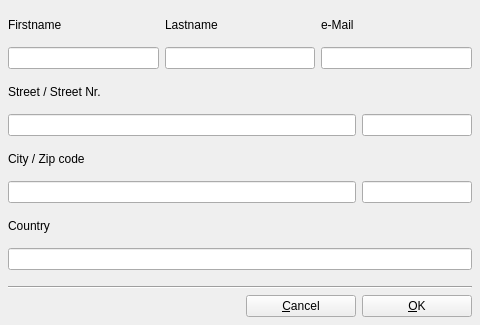
<?xml version="1.0" encoding="UTF-8"?>
<ui version="4.0">
 <class>UiDatabaseUserDetails</class>
 <widget class="QDialog" name="UiDatabaseUserDetails">
  <property name="geometry">
   <rect>
    <x>0</x>
    <y>0</y>
    <width>480</width>
    <height>325</height>
   </rect>
  </property>
  <property name="minimumSize">
   <size>
    <width>480</width>
    <height>325</height>
   </size>
  </property>
  <property name="maximumSize">
   <size>
    <width>480</width>
    <height>325</height>
   </size>
  </property>
  <property name="windowTitle">
   <string>User details</string>
  </property>
  <property name="windowIcon">
   <iconset resource="../../resource/dmsystem.qrc">
    <normaloff>:/users</normaloff>:/users</iconset>
  </property>
  <layout class="QVBoxLayout" name="verticalLayoutDatabaseUserDetails">
   <property name="margin">
    <number>8</number>
   </property>
   <item>
    <layout class="QHBoxLayout" name="horizontalLayoutNames">
     <item>
      <layout class="QVBoxLayout" name="verticalLayoutFirstname">
       <item>
        <widget class="QLabel" name="labelFirstname">
         <property name="text">
          <string>Firstname</string>
         </property>
         <property name="buddy">
          <cstring>mLineEditFirstname</cstring>
         </property>
        </widget>
       </item>
       <item>
        <widget class="QLineEdit" name="mLineEditFirstname"/>
       </item>
      </layout>
     </item>
     <item>
      <layout class="QVBoxLayout" name="verticalLayoutLastname">
       <item>
        <widget class="QLabel" name="labelLastname">
         <property name="text">
          <string>Lastname</string>
         </property>
         <property name="buddy">
          <cstring>mLineEditLastname</cstring>
         </property>
        </widget>
       </item>
       <item>
        <widget class="QLineEdit" name="mLineEditLastname"/>
       </item>
      </layout>
     </item>
     <item>
      <layout class="QVBoxLayout" name="verticalLayoutEMail">
       <item>
        <widget class="QLabel" name="labelEMail">
         <property name="text">
          <string>e-Mail</string>
         </property>
         <property name="buddy">
          <cstring>mLineEditEMail</cstring>
         </property>
        </widget>
       </item>
       <item>
        <widget class="QLineEdit" name="mLineEditEMail"/>
       </item>
      </layout>
     </item>
    </layout>
   </item>
   <item>
    <layout class="QVBoxLayout" name="verticalLayoutStreet">
     <item>
      <widget class="QLabel" name="labelStreet">
       <property name="text">
        <string>Street / Street Nr.</string>
       </property>
       <property name="buddy">
        <cstring>mLineEditStreet</cstring>
       </property>
      </widget>
     </item>
     <item>
      <layout class="QHBoxLayout" name="horizontalLayoutStreet">
       <item>
        <widget class="QLineEdit" name="mLineEditStreet"/>
       </item>
       <item>
        <widget class="QLineEdit" name="mLineEditStreetNumber">
         <property name="maximumSize">
          <size>
           <width>110</width>
           <height>16777215</height>
          </size>
         </property>
        </widget>
       </item>
      </layout>
     </item>
    </layout>
   </item>
   <item>
    <layout class="QVBoxLayout" name="verticalLayoutCity">
     <item>
      <widget class="QLabel" name="labelCity">
       <property name="text">
        <string>City / Zip code</string>
       </property>
       <property name="buddy">
        <cstring>mLineEditCity</cstring>
       </property>
      </widget>
     </item>
     <item>
      <layout class="QHBoxLayout" name="horizontalLayoutCity">
       <item>
        <widget class="QLineEdit" name="mLineEditCity"/>
       </item>
       <item>
        <widget class="QLineEdit" name="mLineEditZipCode">
         <property name="maximumSize">
          <size>
           <width>110</width>
           <height>16777215</height>
          </size>
         </property>
        </widget>
       </item>
      </layout>
     </item>
    </layout>
   </item>
   <item>
    <layout class="QVBoxLayout" name="verticalLayoutCountry">
     <item>
      <widget class="QLabel" name="labelCountry">
       <property name="text">
        <string>Country</string>
       </property>
       <property name="buddy">
        <cstring>mLineEditCountry</cstring>
       </property>
      </widget>
     </item>
     <item>
      <widget class="QLineEdit" name="mLineEditCountry"/>
     </item>
    </layout>
   </item>
   <item>
    <spacer name="verticalSpacerDatabaseUserDetails">
     <property name="orientation">
      <enum>Qt::Vertical</enum>
     </property>
     <property name="sizeType">
      <enum>QSizePolicy::Fixed</enum>
     </property>
     <property name="sizeHint" stdset="0">
      <size>
       <width>20</width>
       <height>10</height>
      </size>
     </property>
    </spacer>
   </item>
   <item>
    <widget class="Line" name="lineSplitter">
     <property name="orientation">
      <enum>Qt::Horizontal</enum>
     </property>
    </widget>
   </item>
   <item>
    <layout class="QHBoxLayout" name="horizontalLayoutButton">
     <item>
      <spacer name="horizontalSpacerButton">
       <property name="orientation">
        <enum>Qt::Horizontal</enum>
       </property>
       <property name="sizeHint" stdset="0">
        <size>
         <width>40</width>
         <height>20</height>
        </size>
       </property>
      </spacer>
     </item>
     <item>
      <widget class="QPushButton" name="mButtonCancel">
       <property name="minimumSize">
        <size>
         <width>110</width>
         <height>0</height>
        </size>
       </property>
       <property name="text">
        <string>&amp;Cancel</string>
       </property>
       <property name="icon">
        <iconset resource="../../resource/dmsystem.qrc">
         <normaloff>:/error</normaloff>:/error</iconset>
       </property>
       <property name="autoDefault">
        <bool>false</bool>
       </property>
      </widget>
     </item>
     <item>
      <widget class="QPushButton" name="mButtonOk">
       <property name="minimumSize">
        <size>
         <width>110</width>
         <height>0</height>
        </size>
       </property>
       <property name="text">
        <string>&amp;OK</string>
       </property>
       <property name="icon">
        <iconset resource="../../resource/dmsystem.qrc">
         <normaloff>:/ok</normaloff>:/ok</iconset>
       </property>
       <property name="autoDefault">
        <bool>false</bool>
       </property>
      </widget>
     </item>
    </layout>
   </item>
  </layout>
 </widget>
 <tabstops>
  <tabstop>mLineEditFirstname</tabstop>
  <tabstop>mLineEditLastname</tabstop>
  <tabstop>mLineEditEMail</tabstop>
  <tabstop>mLineEditStreet</tabstop>
  <tabstop>mLineEditStreetNumber</tabstop>
  <tabstop>mLineEditCity</tabstop>
  <tabstop>mLineEditZipCode</tabstop>
  <tabstop>mLineEditCountry</tabstop>
  <tabstop>mButtonOk</tabstop>
  <tabstop>mButtonCancel</tabstop>
 </tabstops>
 <resources>
  <include location="../../resource/dmsystem.qrc"/>
 </resources>
 <connections/>
</ui>
